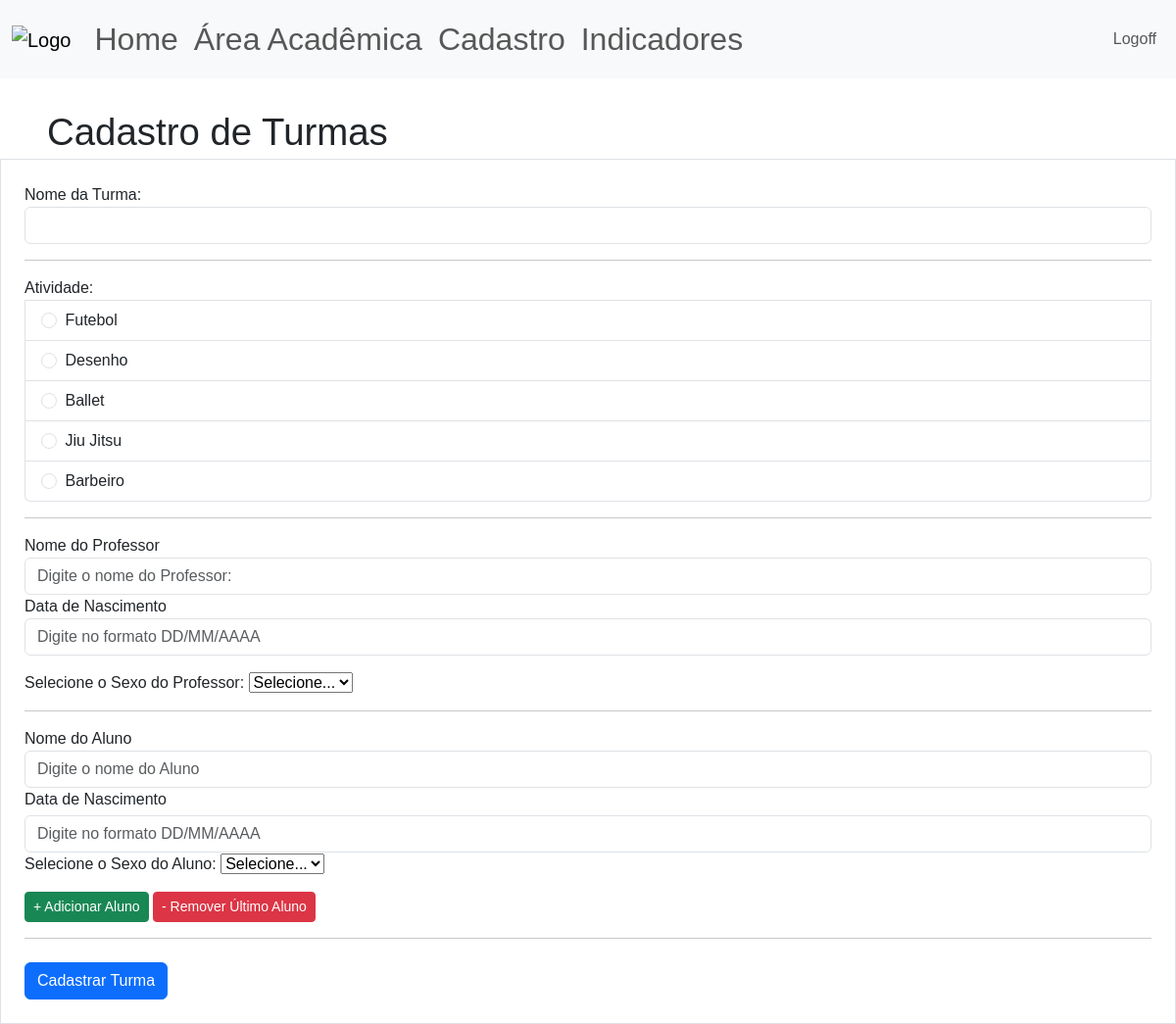
Screenshot of /cadastro/cad_turma (signed in) with the database file from the repository.
### site_verbo_amar/models.py (models this page shows)
class Atividade(database.Model):
    id = database.Column(database.Integer, primary_key=True)
    atividade = database.Column(database.String, nullable=False, unique=True)
    dias_aula = database.Column(database.String, nullable=False)

### site_verbo_amar/routes.py (the view, shortened to what this page needs)
@app.route("/cadastro/cad_turma", methods=['GET','POST'])
@login_required
def cad_turma():
    form_cad_turma = FormTurma()
    atividades = carregar_atividades()
    return render_template('cad_turma.html',
                           form_cad_turma=form_cad_turma,
                           atividades=atividades)

### site_verbo_amar/forms.py
class FormTurma(FlaskForm):
    nome_turma = StringField("Nome da Turma:", validators=[DataRequired()])
    atividade = StringField("Atividade:", validators=[DataRequired()])
    botao_submit_turma = SubmitField("Cadastrar Turma")

### site_verbo_amar/models.py (called while the page is built)
@login_manager.user_loader
def load_user(id_usuario):
    return Usuario.query.get(int(id_usuario))

### site_verbo_amar/routes.py (called while the page is built)
def carregar_atividades():
    atividades = Atividade.query.order_by(Atividade.id.asc())
    return atividades

### site_verbo_amar/templates/cad_turma.html (shortened to what this page needs)
{% extends 'base.html'%}
{% block body %}
<div class = "d-flex align-items-center gap-1", style="padding-left: 3rem; padding-top: 2rem;">
    <h1 style="font-size: 2.4rem; font-weight: 500; line-height: 1.2; margin: 0;">Cadastro de Turmas</h1>
</div>
<div class="col">
  <form method="POST", action="" class="border p-4 mt-1">
    <fieldset>
      <div class="form-group">
        {{ form_cad_turma.nome_turma.label(class="form-control-label") }}
        {% if form_cad_turma.nome_turma.errors %}
          {{ form_cad_turma.nome_turma(class='form-control is-invalid')}}
      </div>
      <div class="invalid-feedback">
        {% for erro in form_cad_turma.nome_turma.errors %}
          {{erro}}
        {% endfor %}
      </div>
      {% else %}
        {{form_cad_turma.nome_turma(class="form-control")}}
      {% endif %}
    <hr>
    <ul class="list-group">
      {{form_cad_turma.atividade.label(class='form-control-label')}}
      {% for ativ in atividades %}
        <li class="list-group-item">
          <input class="form-check-input me-1" type="radio"
          name="atividade"
          value="{{ativ.atividade}}"
          id="{{ativ.atividade}}">
          <label class="form-check-label" for="{{ativ.atividade}}">{{ativ.atividade}}</label>
        </li>
      {% endfor %}
    </ul>
    <hr>
      <div class="form-group">
        <label for="nomeProfessor">Nome do Professor</label>
        <input type="text" class="form-control" id="nomeProfessor" name="nomeProfessor" placeholder="Digite o nome do Professor:">
        <label for="dataProfessor">Data de Nascimento</label>
        <input type="text" class="form-control" id="dataProfessor" name="dataProfessor" placeholder="Digite no formato DD/MM/AAAA">
        <label>Selecione o Sexo do Professor:</label>
        <select name="generoProfessor" id="genero" required>
          <option value="" disabled {% if not selected_gender %} selected{% endif %}>Selecione...</option>
        </select>
        </div>
    <hr>
    <div id="alunos-container">
      <div class="aluno-entry mb-3" id="aluno-1">
        <div class="form-group">
          <label>Nome do Aluno</label>
          <input type="text" class="form-control" name="nomeAluno[]" placeholder="Digite o nome do Aluno">
          <label>Data de Nascimento</label>
          <input type="text" class="form-control mt-1" name="dataAluno[]" placeholder="Digite no formato DD/MM/AAAA">
          <label>Selecione o Sexo do Aluno:</label>
          <select name="generoAluno[]" id="genero" required>
            <option value="" disabled {% if not selected_gender %} selected{% endif %}>Selecione...</option>
          </select>
        </div>
      </div>
    </div>
    <div class="mt-2 mb-3">
      <button type="button" class="btn btn-success btn-sm" id="add-aluno">
        + Adicionar Aluno
      </button>
      <button type="button" class="btn btn-danger btn-sm" id="remove-aluno">
        - Remover Último Aluno
      </button>
    </div>
    <hr>
    </fieldset>
    {{form_cad_turma.botao_submit_turma(class='btn btn-primary mt-2')}}
  </form>
</div>
{% endblock %}

### site_verbo_amar/static/main.css (style rules this page uses)
* { font-family:'Poppins', sans-serif; }
:root { --navbar-height: 56px; }

### rows the page displays
Atividade: atividade "Futebol"
Atividade: atividade "Desenho"
Atividade: atividade "Ballet"
Atividade: atividade "Jiu Jitsu"
Atividade: atividade "Barbeiro"
